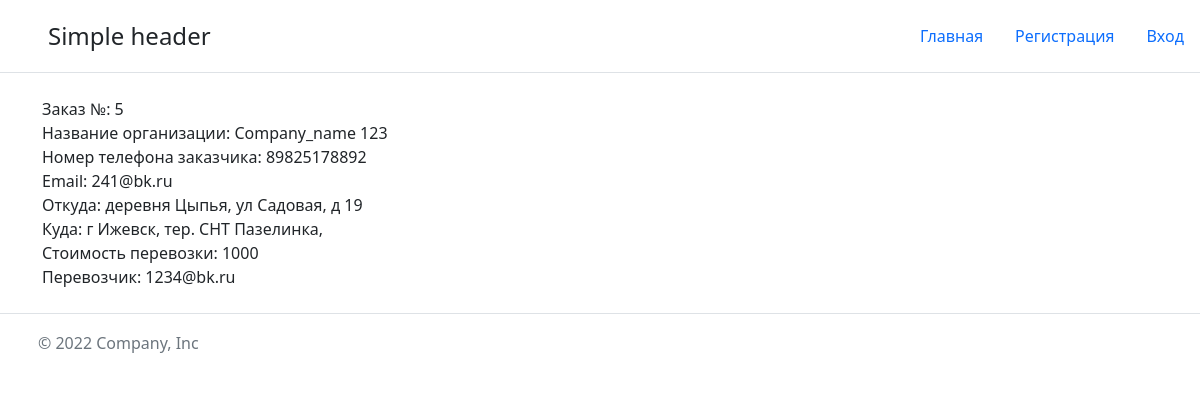
The page /account/order/5 on the database as committed earlier.
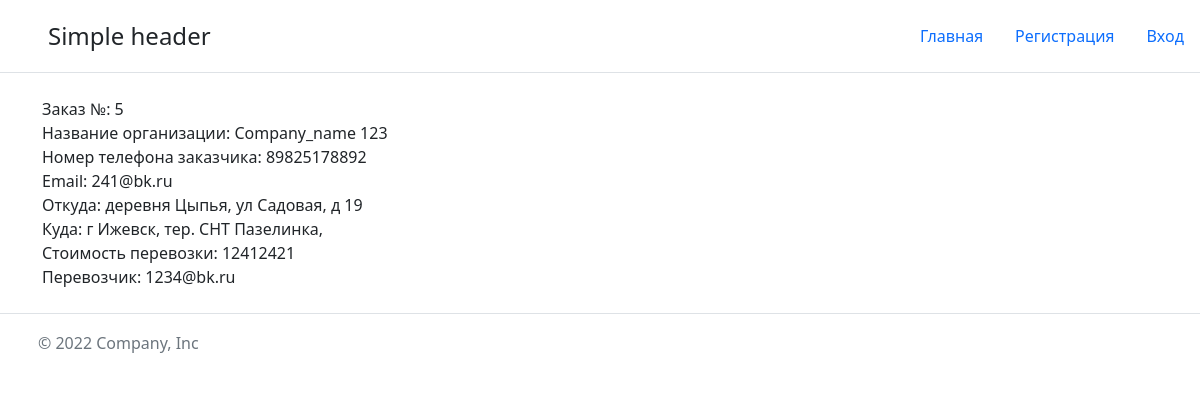
The same page on the database as committed later.
### main/models.py (models this page shows, shortened)
class Order_wait_list(models.Model):
    order = models.ForeignKey(Order, on_delete=models.CASCADE, verbose_name='Заказ', related_name='order_in_w_list')
    carrier = models.ForeignKey(User, on_delete=models.CASCADE, verbose_name='Доставщик', related_name='carrier_order')
    carrier_price = models.DecimalField(verbose_name='Стоимость', max_digits=19, decimal_places=0)
    data_add_to_wait_list = models.DateTimeField(verbose_name='Дата создания заявки', auto_now_add=True)
    is_selected = models.BooleanField(default=False, verbose_name='Выбрана заказчиком')
    def __str__(self):
        return f'{self.carrier}'

class Order(models.Model):
    company = models.ForeignKey(User, on_delete=models.PROTECT, related_name='order_author')
    company_name = models.CharField(max_length=100)
    address_city = models.CharField(max_length=50)
    address_street = models.CharField(max_length=100, blank=True, null=True)
    full_address = models.CharField(max_length=150)
    address_city_to = models.CharField(max_length=50)
    address_street_to = models.CharField(max_length=100, blank=True, null=True)
    full_address_to = models.CharField(max_length=150)
    price = models.DecimalField(verbose_name='Стоимость', max_digits=19, decimal_places=0, blank=True, null=True)
    carrier = models.ForeignKey('Order_wait_list', on_delete=models.SET_NULL, related_name='order_carrier',
                                   blank=True, null=True,)
    is_complete = models.BooleanField(default=False, blank=True, null=True)
    is_payments = models.BooleanField(default=False, blank=True, null=True)
    data = models.DateTimeField(auto_now_add=True, blank=True, null=True)
    data_update = models.DateTimeField(auto_now=True, blank=True, null=True)
    is_hidden = models.BooleanField(default=False, verbose_name='Скрыт от пользователя (думает что удален!)')

class User(AbstractBaseUser, PermissionsMixin):
    company_name = models.CharField(max_length=255, unique=True, verbose_name='Названием организации')
    email = models.EmailField(null=False, unique=True, verbose_name='Email')
    phone = models.CharField(max_length=32, null=True, blank=True, verbose_name='Телефоном')
    inn = models.CharField(max_length=12, null=False, unique=True, verbose_name='ИНН организации')
    data_registration = models.DateTimeField(auto_now_add=True, verbose_name='Дата регистрации')
    is_carrier = models.BooleanField(default=False, verbose_name='Перевозчик')
    is_active = models.BooleanField(default=True, verbose_name='Активен')
    is_staff = models.BooleanField(default=False, verbose_name='Сотрудник')
    is_superuser = models.BooleanField(default=False, verbose_name='Суперпользователь')
    is_verified = models.BooleanField(default=False, verbose_name='Верифицирован')
    email_verified = models.BooleanField(default=False, verbose_name='Верификация email')
    object = UserManager()
    USERNAME_FIELD = 'email'
    REQUIRED_FIELDS = []
    class Meta:
        verbose_name = 'Пользователь'
        verbose_name_plural = 'Пользователи'

### main/views.py (the view)
# urls.py: path('account/order/<order_id>', views.order_detail, name='order_detail'),
def order_detail(request, order_id):
    paginate_by = 2
    query = Order_wait_list.objects.all().select_related('order').select_related('carrier').order_by(
        'carrier_price').filter(order=order_id)
    paginator = Paginator(query, paginate_by)
    page_number = request.GET.get('page')
    page_obj = paginator.get_page(page_number)
    page_paginator = page_obj.has_other_pages()
    f = Order.objects.all().filter(pk=order_id)
    if request.method == 'POST':
        f.update(carrier=request.POST['carrier'], price=request.POST['price'])
        query.filter(pk=request.POST['carrier']).update(is_selected=True)
        query = Order_wait_list.objects.all().filter(order=order_id).exclude(is_selected=True)
        query.delete()
        return redirect('y_o_l')
    return render(request, 'main/order_detail.html', {
        'title': f'заказ №{order_id}', 'active_account': 'active', 'page_paginator': page_paginator,
        'page_obj': page_obj, 'f': f,
    })

### main/templates/main/order_detail.html (shortened to what this page needs)
{% extends 'main/base.html' %}
{% block content %}
{%for item in page_obj%}
<div class="container">
    <div class="wrapper">
        <ul>
            <li><p>Заказ №: {{item.order.id}}</p></li>
            <li><p>Название организации: {{item.order.company_name}}</p></li>
            <li><p>Номер телефона заказчика: {{item.order.company.phone}}</p></li>
            <li><p>Email: {{item.order.company.email}}</p></li>
            <li><p>Откуда: {{item.order.full_address}}</p></li>
            <li><p>Куда: {{item.order.full_address_to}}</p></li>
            <li><p>Стоимость перевозки: {{item.order.price}}</p></li>
            {% if item.order.carrier != None %}
            <li><p>Перевозчик: {{item.order.carrier}}</p></li>
            {% endif %}
        </ul>
    </div>
</div>
{% endfor %}
{% endblock %}

Rows that differ between the two databases and show on the page:
removed Order_wait_list: order.id "5", order.company_name "Company_name 123", order.company.phone "89825178892", order.company.email "241@bk.ru", order.full_address "деревня Цыпья, ул Садовая, д 19", order.full_address_to "г Ижевск, тер. СНТ Пазелинка,", order.price "1000", order.carrier "1234@bk.ru"
added Order_wait_list: order.id "5", order.company_name "Company_name 123", order.company.phone "89825178892", order.company.email "241@bk.ru", order.full_address "деревня Цыпья, ул Садовая, д 19", order.full_address_to "г Ижевск, тер. СНТ Пазелинка,", order.price "12412421", order.carrier "1234@bk.ru"
